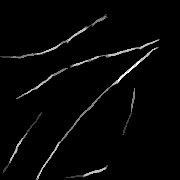
#> input picture gabor/0002/0002_m_l_01_roi.jpg, 180 x 180 px, given in place of 0001_m_l_01_roi.jpg, which was not available
$ jupyter execute gabor_1_image.ipynb   (text cells are left out)
#> lines starting #> are read from the running program, lines starting #| are printed output that depends on the picture; after the words box and inside, x2 and y2 are one past the last pixel; in counts of white or black regions, pixels touching at a corner belong together; pictures that were not available may be replaced by others from this repository, and a replacement may not be noted
[cell 1]
# import libaries
import numpy as np
from matplotlib.pyplot import imread
import matplotlib.pyplot as plt
from skimage import morphology
import numpy as np
import glob
import os
import cv2

[cell 2]
class Gabor():
    def __init__(self, R, C, n_orientation, scale):
        self.R = R
        self.C = C
        self.n_orientation = n_orientation
        self.scale = scale
        self.orientation = np.array([ (u * np.pi / n_orientation) for u in range (1, n_orientation + 1)])
        self.gabor_filters_sets = [gabor_wavelet(R, C, u, scale, n_orientation) for u in range(1, n_orientation + 1)]


    # filter image through gabor filter
    def filtering(self, img):
        graphs = np.array([cv2.filter2D(img, -1, np.real(gw)) for gw in self.gabor_filters_sets])
        return graphs

    def plot_filters(self, n_scale):
#> called with n_scale = 3
        gabor_filters = []
        fig = plt.figure()
        for v in range (1, n_scale + 1):
            for u in range(1, self.n_orientation + 1):
                gw = gabor_wavelet(self.R, self.C, u, v , self.n_orientation)
                fig.add_subplot(n_scale, self.n_orientation, self.n_orientation * (v- 1) + u)
                plt.imshow(np.real(gw), cmap='gray')
        plt.show()
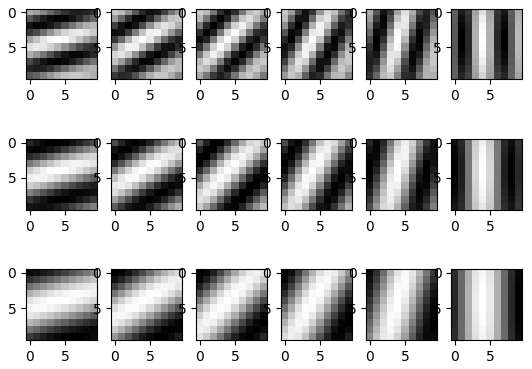
#> figure drawn by matplotlib, 18 panels
#> in edge_detect, img is the input picture: PIL image 180x180 L; min 0, max 255, mean 5.9


def gabor_wavelet(rows, cols, orientation, scale, n_orientation):
    kmax = np.pi / 2        # 1.5707963267948966
    f = np.sqrt(2)          # 1.4142135623730951
    delt2 = (2 * np.pi) ** 2
    k = (kmax / (f ** scale)) * np.exp(1j * orientation * np.pi / n_orientation / 2)
    kn2 = np.abs(k) ** 2
    gw = np.zeros((rows, cols), np.complex128)

    for m in range(int(-rows / 2) + 1, int(rows / 2) + 1):
        for n in range(int(-cols / 2) + 1, int(cols / 2) + 1):
            t1 = np.exp(-0.5 * kn2 * (m ** 2 + n ** 2) / delt2)
            t2 = np.exp(1j * (np.real(k) * m + np.imag(k) * n))
            t3 = np.exp(-0.5 * delt2)
            gw[int(m + rows / 2 - 1), int(n + cols / 2 - 1)] = (kn2 / delt2) * t1 * (t2 - t3)

    return gw


n_orientation = 6
scale = 2
GA = Gabor(10, 10, n_orientation, scale)
gabor_filters = GA.gabor_filters_sets
GA.plot_filters(3)

[cell 3]
def Lo_pass_Gaussian_procwess(img, D0):
#> called with D0 = 40
    rows, cols = img.shape
#> rows = 200; cols = 200
    mask = np.zeros((rows, cols))
    Locx = np.array(list(range(cols)) * rows).reshape([rows, cols])
    Locy = np.transpose((np.array(list(range(rows)) * cols).reshape([cols,rows])))
    D = np.sqrt((Locx - cols / 2) ** 2 + (Locy - rows / 2 ) ** 2)
    mask = np.exp(-D ** 2 / D0 ** 2 / 2)

    f1 = np.fft.fft2(img)
    f1shift = np.fft.fftshift(f1)
    f1shift = f1shift * mask
    f2shift = np.fft.ifftshift(f1shift)
    img_new = np.fft.ifft2(f2shift)
    img_new = np.abs(img_new)
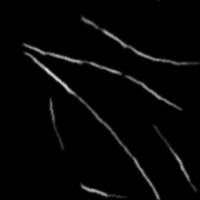
#> img_new: shape (200, 200) float64; min 5.73e-10, max 220.9, mean 5.9

    return img_new

def LOG_preprocess(img, R0 = 40 , ksize = 5):
    AfterGaussian = np.uint8(Lo_pass_Gaussian_procwess(img, R0))
    processed = cv2.Laplacian(AfterGaussian, -1, ksize=ksize)
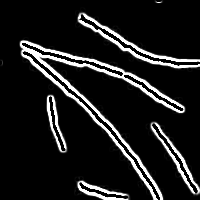
#> processed: shape (200, 200); min 0, max 255, mean 29
    img = cv2.equalizeHist(img)             #????????????????????????????????
    return processed

[cell 4]
def show_array_img(arr, process):
    plt.figure(figsize=(12, 8))  # Đặt kích thước cửa sổ
    for idx, element in enumerate(arr):
        plt.subplot(3, 4, idx + 1)  # Sắp xếp ảnh trên lưới 3x4 (hoặc thay đổi tuỳ số lượng ảnh)
        plt.imshow(element, cmap='gray')  # Hiển thị ảnh ở dạng grayscale
        plt.title(f"{process} {idx+1}")  # Thêm tiêu đề cho từng ảnh
        plt.axis('off')  # Tắt trục toạ độ

    plt.tight_layout()  # Căn chỉnh lưới để không bị chồng lấn
    plt.show()

def process(img):

    # Laplacian process image with above function
    img = LOG_preprocess(img)
    img = img[10:190, 10:190]
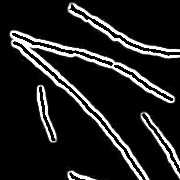
#> img: shape (180, 180); min 0, max 255, mean 32.4
    # storing output after gabor filter
    After_gabor = []

    # Gabor process image with the first cell code above
    for i, gw in enumerate(gabor_filters):
        element =  cv2.filter2D(img, -1, np.real(gw))       # filter2d image với mỗi kernel là một gabor filter
        After_gabor.append(element)
#> this loop made 6 passes
#> pass 1, in process, `element =  cv2.filter2D(img, -1, np.real(gw))`:
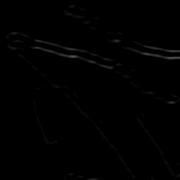
#> element: shape (180, 180); min 0, max 80, mean 1.1
#> after the loop, After_gabor = 6 items


    # show_array_img(After_gabor, "Gabor")


    Two_value = []
    for i, line in enumerate(After_gabor):
        _, TW = cv2.threshold(line, 0 , 255, cv2.THRESH_BINARY | cv2.THRESH_OTSU)

        kernel = np.ones((2,2), np.uint8)
        TW = cv2.erode(TW, kernel)

        Two_value.append(TW)
#> this loop made 6 passes
#> pass 1, in process, `_, TW = cv2.threshold(line, 0 , 255, cv2.THRESH_BINARY | cv2.THRESH_OT..`:
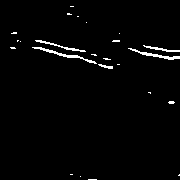
#> TW: shape (180, 180); 2% white in thin lines or dots
#> pass 2, in process, `TW = cv2.erode(TW, kernel)`:
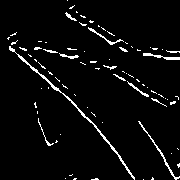
#> TW: shape (180, 180); 4.3% white in thin lines or dots
#> after the loop, Two_value = 6 items

    # show_array_img(Two_value, "threshold")

    con = []


    for i in Two_value:
        conective = morphology.remove_small_objects(i > 0, min_size=40, connectivity=1)
        con.append(conective)
#> this loop made 6 passes
#> pass 3, in process, `conective = morphology.remove_small_objects(i > 0, min_size=40, connec..`:
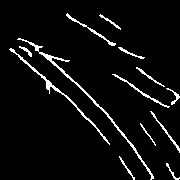
#> conective: shape (180, 180) bool; 5.1% white in thin lines or dots, all inside (x1, y1, x2, y2) = (9, 13, 180, 180)
#> after the loop, con = 6 items


    line = (np.sum(con, axis = 0) / len(con))

    # show_array_img(con, "Remove small object")


    return line

[cell 5]
import os
from PIL import Image

path = 'roi_test/0001/0001_m_l_01_roi.jpg'


def edge_detect(path):
    img = Image.open(path)

    # nếu là tay trái thì lật ảnh
    if 'l' in path:
        img = img.transpose(Image.FLIP_LEFT_RIGHT)

    img = np.array(img)
    img = cv2.resize(img, (200,200), interpolation=cv2.INTER_LINEAR)


    # add the image to the figure
    plt.figure(figsize=(24,8))
    plt.subplot(141)
    plt.imshow(img,cmap='gray')
    plt.axis('off')
    plt.title(path)

    # GAUSSIAN BLUR (OPTIONAL)
    # img = cv2.GaussianBlur(img, (5, 5), sigmaX=1)

    plt.subplot(142)
    plt.imshow(LOG_preprocess(img), cmap='gray')
    plt.title("LOG")
    plt.axis('off')

    edge_img = process(img)

    # fig = plt.figure(dpi=70)
    plt.subplot(143)
    plt.imshow(edge_img, cmap='gray')
    plt.axis('off')
    plt.title('Gabor')
    plt.show()

    return edge_img


edge_img = edge_detect(path)

[cell 6]
# resize the image (nếu cần thiết)
edge_img = cv2.resize(edge_img, (200,200), interpolation=cv2.INTER_LINEAR)
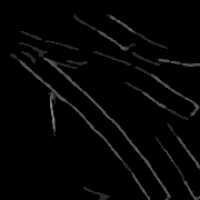
#> edge_img: shape (200, 200) float64; min 0, max 0.5, mean 0.019


# chuyển đổi hình ảnh về dạng uint8 với giá trị pixel nằm trong khoảng [0, 256]
edge_img = (edge_img * 255).astype(np.uint8)
plt.imshow(edge_img, cmap='gray')
print(edge_img.shape)
#| (200, 200)

[cell 7]
# HOG
from skimage import feature
from skimage import exposure

# HOG với 9 hướng, cell có kích thước 10*10
(H, hog_img) = feature.hog(edge_img, orientations=9, pixels_per_cell=(10, 10),
            cells_per_block=(2, 2), transform_sqrt=True, block_norm="L1", visualize=True)
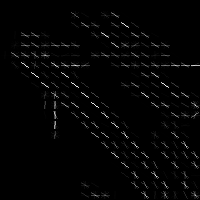
#> hog_img: shape (200, 200) float64; min 0, max 4.17, mean 0.0773; drawn with min black and max white
#> H = 12996 values, max 1 at index 12039, min 0 at index 0, mean 0.0196


hogImage = exposure.rescale_intensity(hog_img, out_range=(0, 255))
hogImage = hogImage.astype("uint8")
plt.imshow(hogImage)

# feature description vector
data = H
#> data has the same summary as H
print(data.size)
#| 12996

$ run again, on gabor/0006/0006_m_l_08_roi.jpg
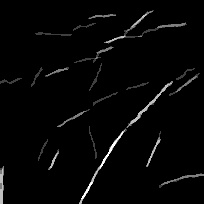
#> input picture gabor/0006/0006_m_l_08_roi.jpg, 204 x 204 px, given in place of 0001_m_l_01_roi.jpg, which was not available
#> in edge_detect, img is the input picture: PIL image 204x204 L; min 0, max 255, mean 5.8
#> after the loop in process, `for i, gw in enumerate(gabor_filters):`: After_gabor = 6 items
#> the loop in process, `for i, line in enumerate(After_gabor):` made 6 passes
#> pass 1, in process, `_, TW = cv2.threshold(line, 0 , 255, cv2.THRESH_BINARY | cv2.THRESH_OT..`:
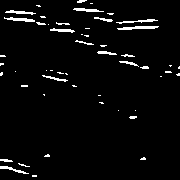
#> TW: shape (180, 180); 3.6% white in thin lines or dots
#> the loop in process, `for i in Two_value:` made 6 passes
#| (200, 200)
#> `(H, hog_img) = feature.hog(edge_img, orientations=9, pixels_per_cell=(..`:
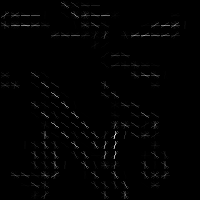
#> hog_img: shape (200, 200) float64; min 0, max 6.37, mean 0.0686; drawn with min black and max white
#> H = 12996 values, max 1 at index 5559, min 0 at index 0, mean 0.0198
#> data has the same summary as H
#| 12996

$ run again, on gabor/0012/0012_m_r_06_roi.jpg
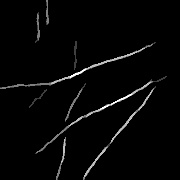
#> input picture gabor/0012/0012_m_r_06_roi.jpg, 180 x 180 px, given in place of 0001_m_l_01_roi.jpg, which was not available
#> in edge_detect, img is the input picture: PIL image 180x180 L; min 0, max 255, mean 6.1
#> after the loop in process, `for i, gw in enumerate(gabor_filters):`: After_gabor = 6 items
#> the loop in process, `for i, line in enumerate(After_gabor):` made 6 passes
#> the loop in process, `for i in Two_value:` made 6 passes
#| (200, 200)
#> `(H, hog_img) = feature.hog(edge_img, orientations=9, pixels_per_cell=(..`:
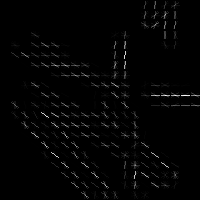
#> hog_img: shape (200, 200) float64; min 0, max 4.92, mean 0.0785; drawn with min black and max white
#> H = 12996 values, max 1 at index 10176, min 0 at index 0, mean 0.0197
#> data has the same summary as H
#| 12996
